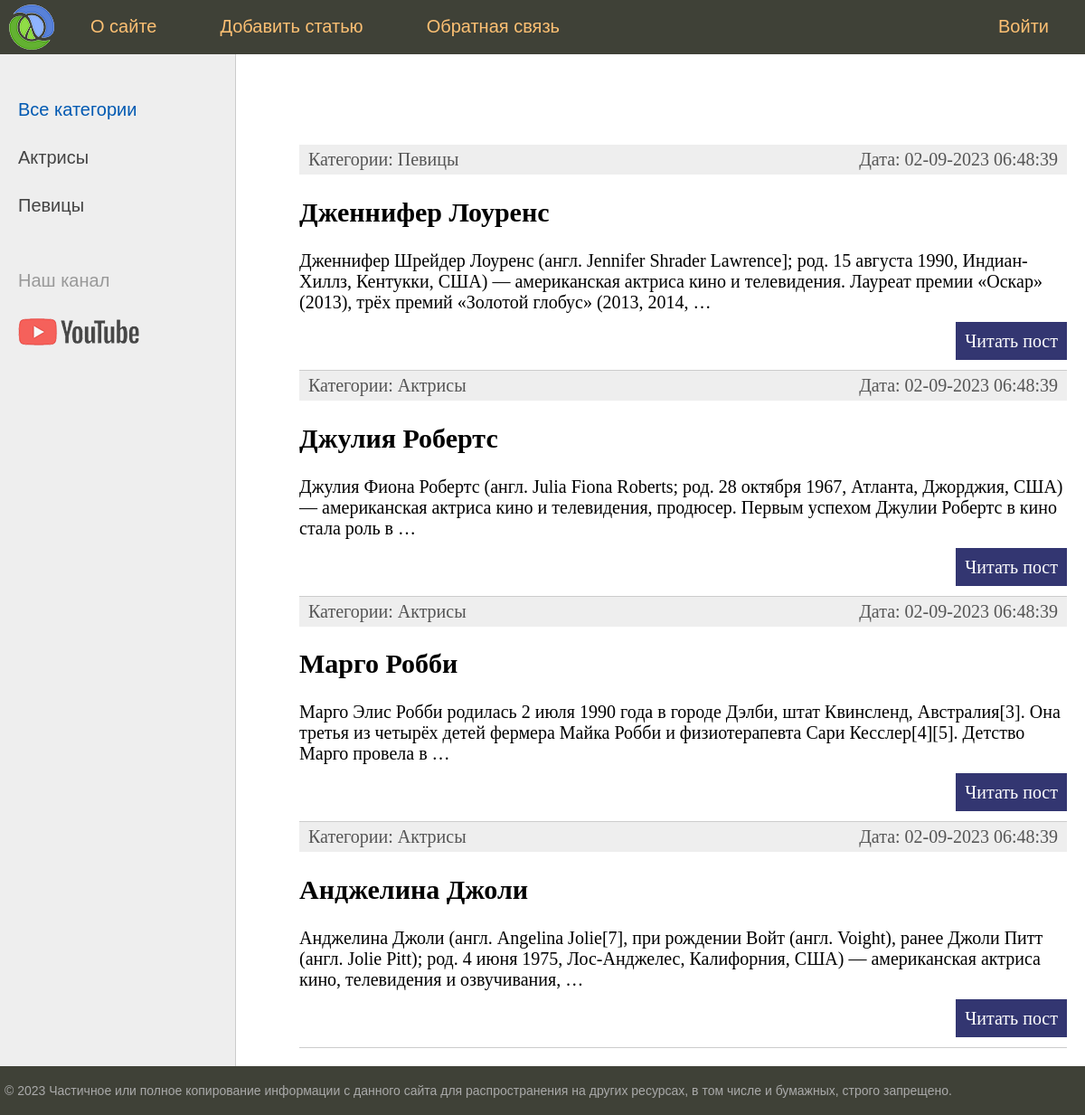
Before: / with the older database file.
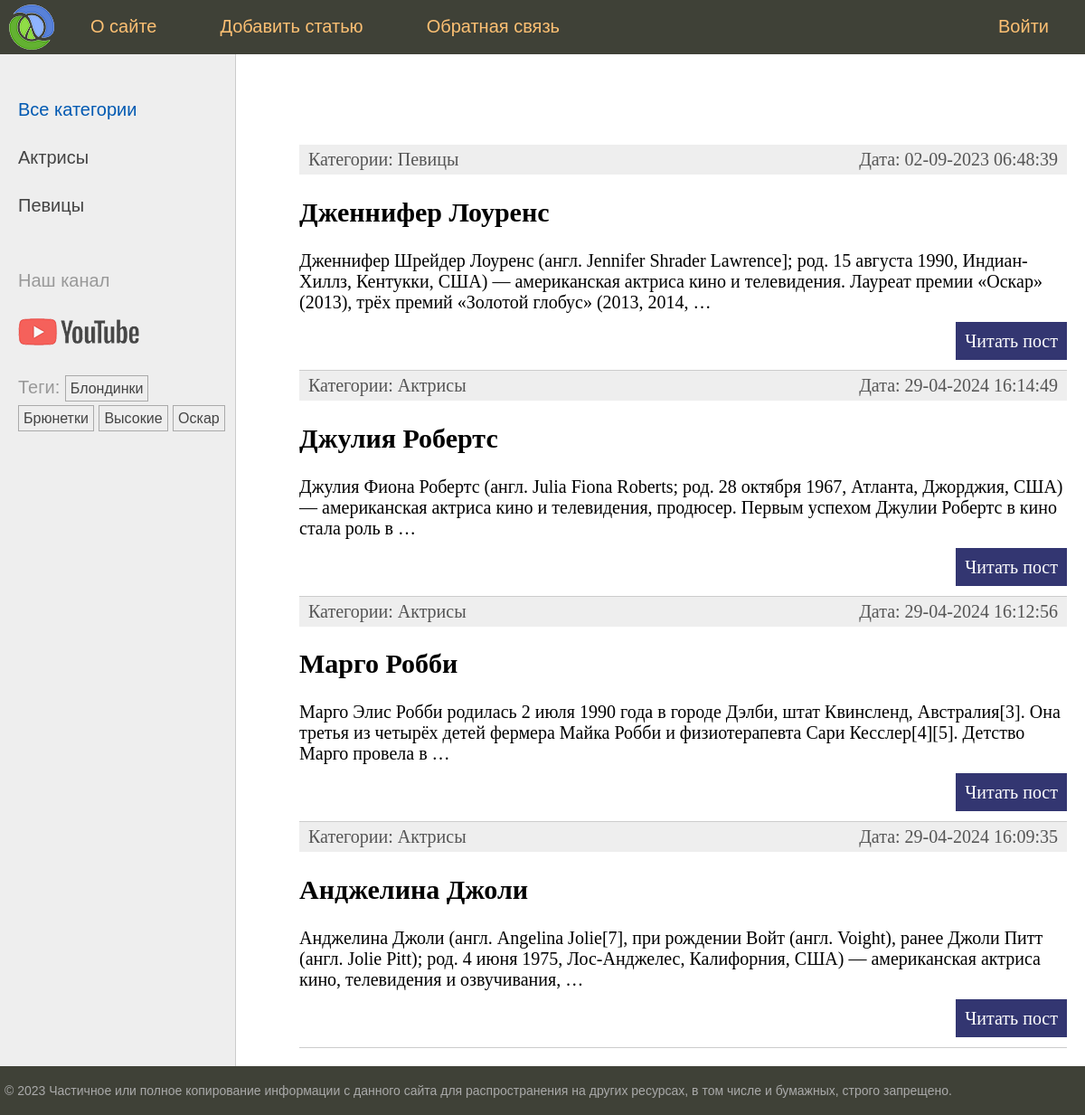
After: the same page with the newer database file.
### women/models.py (models this page shows, shortened)
class Category(models.Model):
    name = models.CharField(max_length=100, db_index=True, verbose_name="Категория")
    slug = models.SlugField(max_length=255, db_index=True, unique=True, verbose_name="Slug")
    class Meta:
        verbose_name = "Категория"
        verbose_name_plural = "Категории"
    def get_absolute_url(self):
        return reverse('category', kwargs={'cat_slug': self.slug})

class Women(models.Model):
    class Status(models.IntegerChoices):
        DRAFT = 0, "Черновик"
        PUBLISHED = 1, "Опубликовано"
    title = models.CharField(max_length=255, verbose_name="Заголовок")
    content = models.TextField(blank=True, verbose_name="Текст статьи")
    slug = models.SlugField(max_length=255, unique=True, db_index=True, verbose_name="Slug")
    time_create = models.DateTimeField(auto_now_add=True, verbose_name="Время создания")
    time_update = models.DateTimeField(auto_now=True, verbose_name="Время изменения")
    is_published = models.BooleanField(choices=tuple(map(lambda x: (bool(x[0]), x[1]), Status.choices)),
                                       default=Status.DRAFT, verbose_name="Статус")
    cat = models.ForeignKey(to='Category', on_delete=models.PROTECT, related_name='posts', verbose_name="Категории")
    tags = models.ManyToManyField(to='TagPost', blank=True, related_name='womens', verbose_name="Теги")
    husband = models.OneToOneField(to='Husband', on_delete=models.SET_NULL, blank=True, null=True,
                                   related_name='woman', verbose_name="Муж")
    objects = models.Manager()
    published = PublishedManager()
    class Meta:
        verbose_name = "Известные женщины"
        verbose_name_plural = "Известные женщины"
        ordering = ["-time_create"]
        indexes = [
            models.Index(fields=["-time_create"])
        ]
    def get_absolute_url(self):
        return reverse('post', kwargs={'post_slug': self.slug})

class TagPost(models.Model):
    tag = models.CharField(max_length=100, db_index=True)
    slug = models.SlugField(max_length=255, unique=True, db_index=True)
    def get_absolute_url(self):
        return reverse('tag', kwargs={'tag_slug': self.slug})

### women/views.py (the view)
# urls.py: path("", views.index, name='home'),
def index(request: HttpRequest) -> HttpResponse:
    posts = Women.published.all().select_related("cat")
    data = {
        "title": "Главная страница",
        "menu": menu,
        "posts": posts,
        "cat_selected": 0,
    }
    return render(request, "women/index.html", context=data)

### women/models.py (called while the page is built)
    def get_queryset(self):
        return super().get_queryset().filter(is_published=Women.Status.PUBLISHED)

### women/templatetags/women_tags.py (called while the page is built)
@register.inclusion_tag('women/list_categories.html')
def show_category(cat_selected=0):
    cats = Category.objects.annotate(total=Count("posts")).filter(total__gt=0)
    return {'cats': cats, 'cat_selected': cat_selected}

@register.inclusion_tag('women/list_tags.html')
def show_tags():
    return {'tags': TagPost.objects.annotate(total=Count("womens")).filter(total__gt=0)}

### women/templates/women/index.html (shortened to what this page needs)
{% extends 'base.html' %}
{% block content %}
<ul class="list-articles">
	{% for p in posts %}
			<li><div class="article-panel">
        <p class="first">Категории: {{p.cat.name}}</p>
        <p class="last">Дата: {{p.time_update|date:"d-m-Y H:i:s"}}</p>
      </div>
        <h2>{{p.title}}</h2>
	{% autoescape off %}
	{{p.content|linebreaks|truncatewords:"30"}}
	{% endautoescape %}
			<p class="link-read-post"><a href="{{ p.get_absolute_url }}">Читать пост</a></p>
			</li>
	{% endfor %}
</ul>
{% endblock %}

### templates/base.html (shortened to what this page needs)
{% load static %}
{% load women_tags %}
<!DOCTYPE html>
<html>
<head>
	<link type="text/css" href="{% static 'women/css/styles.css' %}" rel="stylesheet" />
</head>
<body>
<table class="table-page" border=0 cellpadding="0" cellspacing="0">
<tr><td valign=top>
{% block mainmenu %}
		<div class="header">
			<ul id="mainmenu" class="mainmenu">
			<li class="logo"><a href="{% url 'home' %}"><div class="logo"></div></a></li>
{% for m in menu %}
	{% if not forloop.last %}<li>{% else %}<li class="last">{% endif %}
		<a href="{% url m.url_name %}">{{m.title}}</a></li>
{% endfor %}
			</ul>
		</div>
{% endblock mainmenu %}
<table class="table-content" border=0 cellpadding="0" cellspacing="0">
<tr>
	<td valign="top" class="left-chapters">
	<ul id="leftchapters">
		{% if cat_selected == 0 %}
		<li class="selected">Все категории </li>
		{% else %}
		<li><a href="{% url 'home' %}">Все категории </a></li>
		{% endif %}
		{% show_category cat_selected %}
		<li class="share">
		<p>Наш канал</p>
		<a class="share-yt" href="https://www.youtube.com/channel/UClJzWfGWuGJL2t-3dYKcHTA/playlists" target="_blank" rel="nofollow"></a>
		</li>
    <li>{% show_tags %}</li>
	</ul>
</td>
<td valign="top" class="content">
	<div class="content-text">
{% block content %}
{% endblock %}
	</div>
</td></tr></table>
</td></tr>
<tr><td valign=top>
	<div id="footer">
		<p>&copy; 2023 Частичное или полное копирование информации с данного сайта для распространения на других ресурсах, в том числе и бумажных, строго запрещено.</p>
	</div>
</td></tr></table>
</body>
</html>

### women/templates/women/list_categories.html
{% for cat in cats %}
{% if cat.id == cat_selected %}
<li class="selected">{{cat.name}}</li>
{% else %}
<li><a href="{{ cat.get_absolute_url }}">{{cat.name}}</a></li>
{% endif %}
{% endfor %}

### women/templates/women/list_tags.html
{% if tags %}
<ul class="tags-list">
    <li>Теги:</li>
    {% for t in tags %}
    <li><a href="{{ t.get_absolute_url }}">{{t.tag}}</a></li>
    {% endfor %}
</ul>
{% endif %}

### women/static/women/css/styles.css (style rules this page uses)
html, body { font-family: 'Arial'; margin: 0; padding: 0; height: 100%; width: 100%; color: #444; }
a { color: #0059b2; text-decoration: none; }
p.link-read-post { text-align: right; }
p.link-read-post a { padding: 10px; min-width: 100px; background: #333671; color: #fff; text-decoration: none; }
div.article-panel { background: #eee; padding: 5px 10px 5px 10px; box-sizing: border-box; overflow: hidden; color: #555; }
div.article-panel p.first { margin: 0; float: left; }
div.article-panel p.last { margin: 0; float: right; }
ul.list-articles { list-style: none; margin: 0; padding: 0; }
ul.list-articles li { border-bottom: 1px solid #ccc; }
.table-page { width: 100%; height: 100%; vertical-align: top; }
.table-page tr { height: 100%; }
.header { background: #3F4137; height: 60px; }
.logo { background: url('../images/logo.png') no-repeat 10px 5px; width: 70px; height: 60px; }
ul.mainmenu { list-style: none; margin: 0; padding: 0; height: 60px; color: #fdc073; font-size: 20px; overflow: hidden; }
ul.mainmenu li { float: left; margin: 18px 40px 0 30px; }
ul.mainmenu li.logo { margin: 0; }
ul.mainmenu li.last { float: right; }
ul.mainmenu li a { color: #fdc073; text-decoration: none; }
.table-content { width: 100%; min-height: 100%; height: 100%; }
.left-chapters { margin: 0; background: #eee; border-right: 1px solid #ccc; }
.left-chapters ul { width: 230px; margin: 0; padding: 20px 10px 10px 20px; list-style: none; font-size: 20px; }
.left-chapters ul li { margin: 30px 0 0 0; color: #999; }
.left-chapters ul li.selected { color: #0059b2; }
.left-chapters ul li a { color: #444; text-decoration: none; }
.left-chapters ul li.share { margin: 60px 0 0 0; }
.left-chapters ul li.share p { margin: 30px 0 30px 0; }
.left-chapters ul li.share a { display: inline-block; width: 40px; height: 40px; margin: 0 20px 0 0; }
.left-chapters ul li.share a.share-yt { width: 100%; height: 30px; background: url('../images/share_yt.png') no-repeat 0 0 }
ul.tags-list { width: 100%; margin: 0; padding: 0; list-style: none; }
ul.tags-list li { margin: 0; padding: 0 0 10px; display: inline-block; }
ul.tags-list li a { padding: 5px; font-size: 16px; border: 1px solid #aaa; }
.content { padding: 40px 20px 20px 40px; width: 100%; box-sizing: border-box; }
.content-text { margin: 60px 0 0 30px; color: #000; font-size: 20px; font-family: Yandex Sans Display Light; }
#footer { box-sizing: border-box; background: #3F4137; padding: 5px; color: #aaa; font-size: 14px; font-family: Verdana, Geneva, Arial, Helvetica; text-align: left; overflow: hidden; }

Changed rows visible on the page:
added TagPost: tag "Блондинки"
added TagPost: tag "Брюнетки"
added TagPost: tag "Высокие"
added TagPost: tag "Оскар"
changed Women "Джулия Робертс": time_update "02-09-2023 06:48:39" → "29-04-2024 16:14:49"
changed Women "Марго Робби": time_update "02-09-2023 06:48:39" → "29-04-2024 16:12:56"
changed Women "Анджелина Джоли": time_update "02-09-2023 06:48:39" → "29-04-2024 16:09:35"
Other visible differences:
text now shown: "Теги:"
